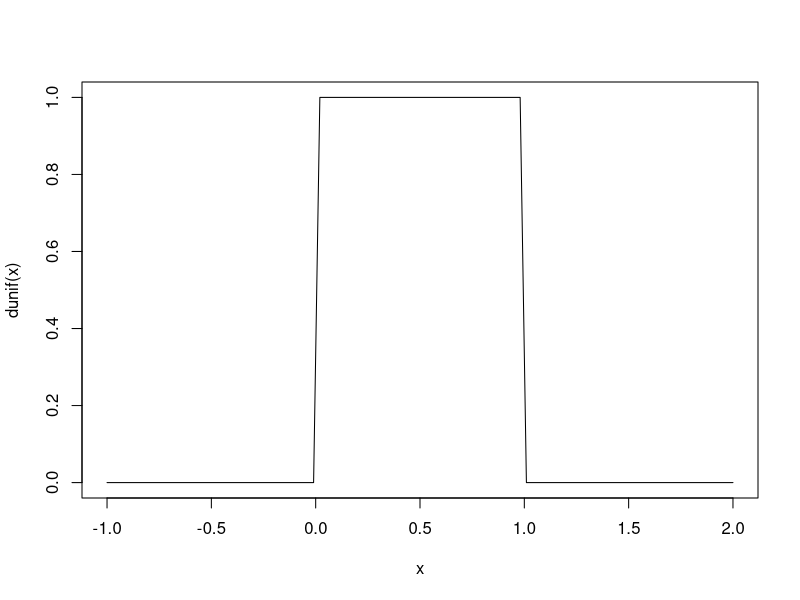
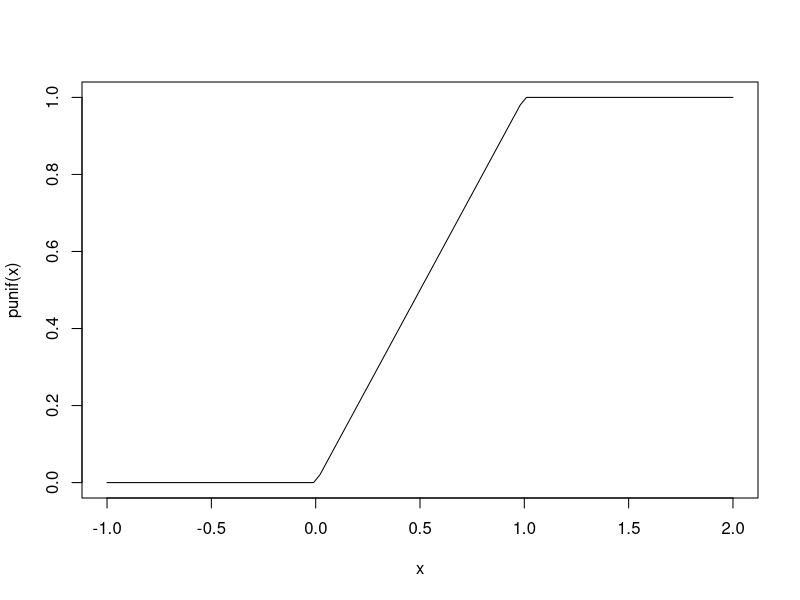

These figures' R source, in order: (Note: this script raises an error after producing the figures.)
curve(dunif, from=-1, to=2)
curve(punif, from=-1, to=2)
qunif(0.95, min=0, max=1)
qnorm(0.95, mean=0, sd=1)
qnorm(pnorm(1.1))
pnorm(qnorm(0.3))
runif(6)
runif(6)

set.seed(100)
runif(6)
runif(6)
 
x <- runif(6, 1, 7)
as.integer(x)
cd